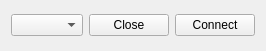
   <widget class="QWidget" name="layoutWidget">
    <property name="geometry">
     <rect>
      <x>20</x>
      <y>140</y>
      <width>251</width>
      <height>51</height>
     </rect>
    </property>
    <layout class="QHBoxLayout" name="horizontalLayout">
     <item>
      <widget class="QComboBox" name="comboBox">
       <property name="palette">
        <palette>
         <active>
          <colorrole role="WindowText">
           <brush brushstyle="SolidPattern">
            <color alpha="255">
             <red>0</red>
             <green>0</green>
             <blue>0</blue>
            </color>
           </brush>
          </colorrole>
          <colorrole role="Text">
           <brush brushstyle="SolidPattern">
            <color alpha="255">
             <red>0</red>
             <green>0</green>
             <blue>0</blue>
            </color>
           </brush>
          </colorrole>
          <colorrole role="ButtonText">
           <brush brushstyle="SolidPattern">
            <color alpha="255">
             <red>0</red>
             <green>0</green>
             <blue>0</blue>
            </color>
           </brush>
          </colorrole>
         </active>
         <inactive>
          <colorrole role="WindowText">
           <brush brushstyle="SolidPattern">
            <color alpha="255">
             <red>0</red>
             <green>0</green>
             <blue>0</blue>
            </color>
           </brush>
          </colorrole>
          <colorrole role="Text">
           <brush brushstyle="SolidPattern">
            <color alpha="255">
             <red>0</red>
             <green>0</green>
             <blue>0</blue>
            </color>
           </brush>
          </colorrole>
          <colorrole role="ButtonText">
           <brush brushstyle="SolidPattern">
            <color alpha="255">
             <red>0</red>
             <green>0</green>
             <blue>0</blue>
            </color>
           </brush>
          </colorrole>
         </inactive>
         <disabled>
          <colorrole role="WindowText">
           <brush brushstyle="SolidPattern">
            <color alpha="255">
             <red>0</red>
             <green>0</green>
             <blue>0</blue>
            </color>
           </brush>
          </colorrole>
          <colorrole role="Text">
           <brush brushstyle="SolidPattern">
            <color alpha="255">
             <red>0</red>
             <green>0</green>
             <blue>0</blue>
            </color>
           </brush>
          </colorrole>
          <colorrole role="ButtonText">
           <brush brushstyle="SolidPattern">
            <color alpha="255">
             <red>0</red>
             <green>0</green>
             <blue>0</blue>
            </color>
           </brush>
          </colorrole>
         </disabled>
        </palette>
       </property>
       <property name="styleSheet">
        <string notr="true">color: rgb(0, 0, 0);</string>
       </property>
       <property name="currentText">
        <string/>
       </property>
      </widget>
     </item>
     <item>
      <widget class="QPushButton" name="pushButton_2">
       <property name="palette">
        <palette>
         <active>
          <colorrole role="ButtonText">
           <brush brushstyle="SolidPattern">
            <color alpha="255">
             <red>0</red>
             <green>0</green>
             <blue>0</blue>
            </color>
           </brush>
          </colorrole>
         </active>
         <inactive>
          <colorrole role="ButtonText">
           <brush brushstyle="SolidPattern">
            <color alpha="255">
             <red>0</red>
             <green>0</green>
             <blue>0</blue>
            </color>
           </brush>
          </colorrole>
         </inactive>
         <disabled>
          <colorrole role="ButtonText">
           <brush brushstyle="SolidPattern">
            <color alpha="255">
             <red>62</red>
             <green>62</green>
             <blue>62</blue>
            </color>
           </brush>
          </colorrole>
         </disabled>
        </palette>
       </property>
       <property name="text">
        <string>Close</string>
       </property>
      </widget>
     </item>
     <item>
      <widget class="QPushButton" name="pushButton">
       <property name="palette">
        <palette>
         <active>
          <colorrole role="ButtonText">
           <brush brushstyle="SolidPattern">
            <color alpha="255">
             <red>0</red>
             <green>0</green>
             <blue>0</blue>
            </color>
           </brush>
          </colorrole>
         </active>
         <inactive>
          <colorrole role="ButtonText">
           <brush brushstyle="SolidPattern">
            <color alpha="255">
             <red>0</red>
             <green>0</green>
             <blue>0</blue>
            </color>
           </brush>
          </colorrole>
         </inactive>
         <disabled>
          <colorrole role="ButtonText">
           <brush brushstyle="SolidPattern">
            <color alpha="255">
             <red>62</red>
             <green>62</green>
             <blue>62</blue>
            </color>
           </brush>
          </colorrole>
         </disabled>
        </palette>
       </property>
       <property name="text">
        <string>Connect</string>
       </property>
      </widget>
     </item>
    </layout>
   </widget>
